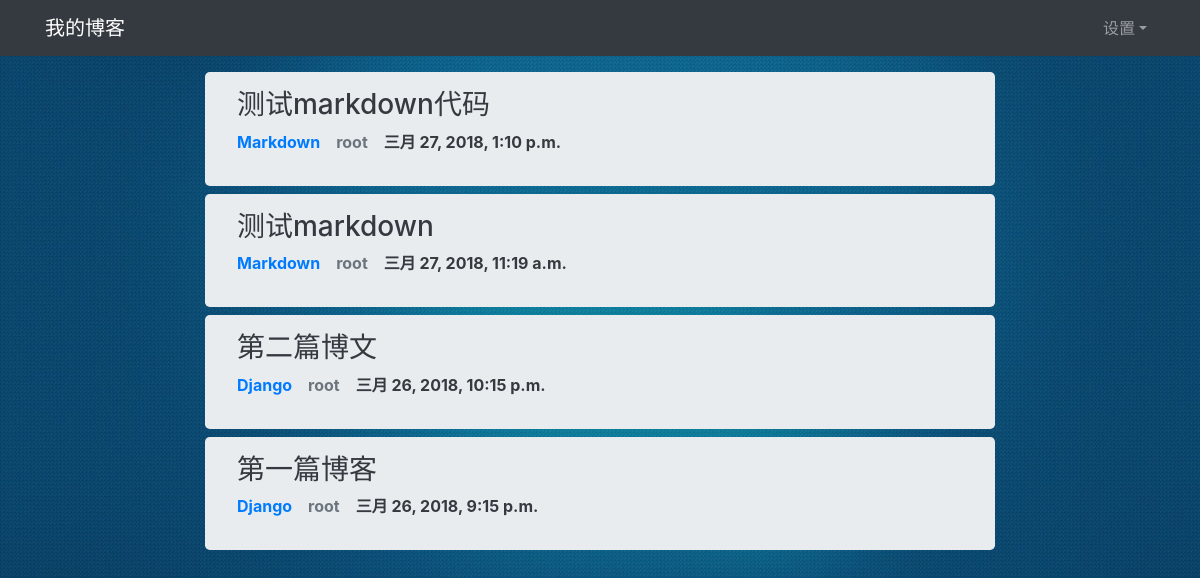
The app's page /, older data.
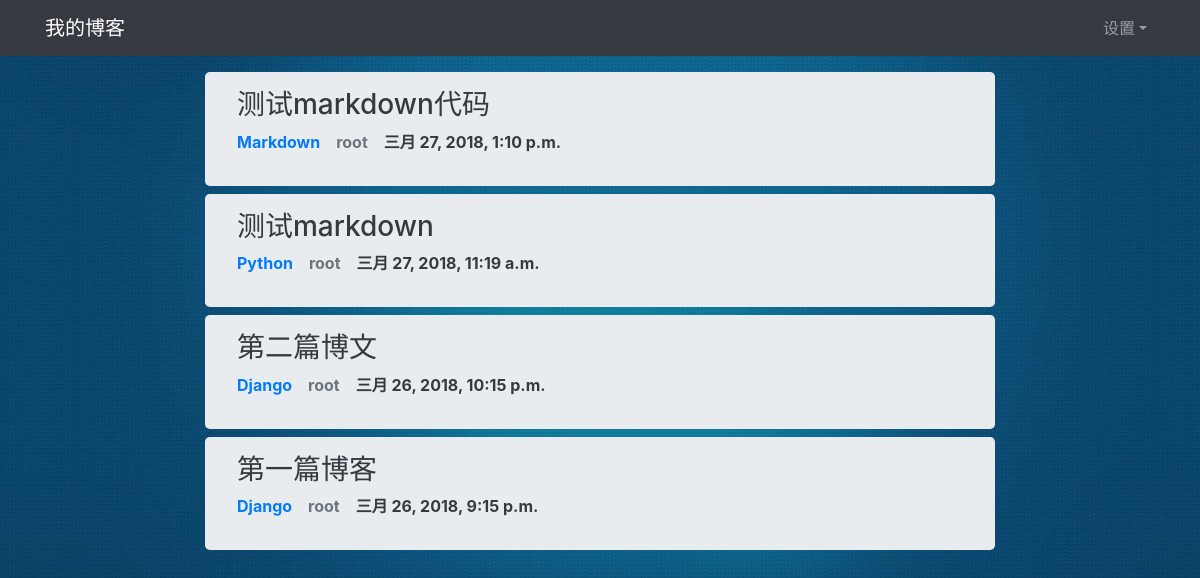
The same page, newer data.
### blog/models.py (models this page shows, shortened)
class Article(models.Model):
    title = models.CharField(max_length=100)
    body = models.TextField()
    category = models.ForeignKey(Category, on_delete=models.CASCADE)
    created_time = models.DateTimeField(auto_now_add=True)
    modified_time = models.DateTimeField(auto_now=True)
    author = models.ForeignKey(User, on_delete=models.CASCADE)
    tags = models.ManyToManyField(Tag)

class Category(models.Model):
    name = models.CharField(max_length=100)
    def __str__(self):
        return self.name

### blog/views.py (the view)
# urls.py: path('', views.index, name="index"),
def index(request):
    articles = Article.objects.all().order_by('-created_time')
    context = {'articles': articles}
    return render(request, 'blog/index.html', context)

### blog/templates/blog/index.html
{% extends 'blog/base.html' %}
{% load i18n %}
{% load static %}
{% block extracss %}
        <link rel="stylesheet" href="{% static 'css/index.css' %}">
{% endblock extracss %}
{% block content %}
<div class="row">
    <div class="col-md-2">
    </div>
    <div class="col-md-8">
        {% for article in articles %}
            <div class="jumbotron jumbotron-articles">
                <h3><a href="{% url 'blog:article_details' article.id %}" class="a-text a-hover">{{ article.title }}</a></h3>
                <dl class="list-articles">
                    <dt><a class="a-hover" href="#">{{ article.category }}</a></dt>
                    <dt><a class="text-secondary a-hover" href="#">{{ article.author }}</a></dt>
                    <dt><a href="#" class="text-dark a-hover">{{ article.created_time }}</a></dt>
                </dl>
            </div>
        {% endfor %}
    </div>
</div>
{% endblock content %}

### blog/templates/blog/base.html (shortened to what this page needs)
{% load i18n %}
{% load static %}
<!doctype html>
<html lang="en">
    <head>
        <link rel="stylesheet" href="{% static 'bootstrap4/css/bootstrap.min.css' %}">
        {% block extracss %}{% endblock extracss %}
    </head>
    <body>
        <header>
            <nav class="navbar navbar-expand-sm navbar-dark bg-dark fixed-top">
            <div class="container">
                <div class="navbar-header">
                    <a class="navbar-brand" href="{% url 'blog:index' %}">{% trans 'Myblog' %}</a>
                </div>
                <div id="navbar" class="collapse navbar-collapse justify-content-end">
                    <ul class="navbar-nav">
                        <li class="nav-item dropdown">
                            <a class="nav-link dropdown-toggle" href="#" id="setting" role="button" data-toggle="dropdown" aria-haspopup="true" aria-expanded="false">{% trans 'setting' %}</a>
                        </li>
                    </ul>
                </div>
            </div>
        </nav>
        </header>
        <main role="main">
                    {% block content %}{% endblock content %}
        </main>
    </body>
</html>

### blog/static/css/index.css (style rules this page uses)
html,body { min-height: 100%; width: 100% height: 100%; margin: 0; padding: 0; }
body { background: url("../img/bg-1.jpg") no-repeat; background-size: 100% 100%; margin-bottom: 35px; background-attachment: scroll; overflow-x: hidden; }
main { margin-top: 4rem; }
.a-text { color: #343a40; }
.jumbotron-articles { margin: 0.5rem 0; padding: 1rem 2rem; }
.list-articles { display: flex; }
.list-articles dt { margin-right: 1rem; }

Row changes from the older to the newer data that the page shows:
changed Article "测试markdown": category "Markdown" → "Python"
